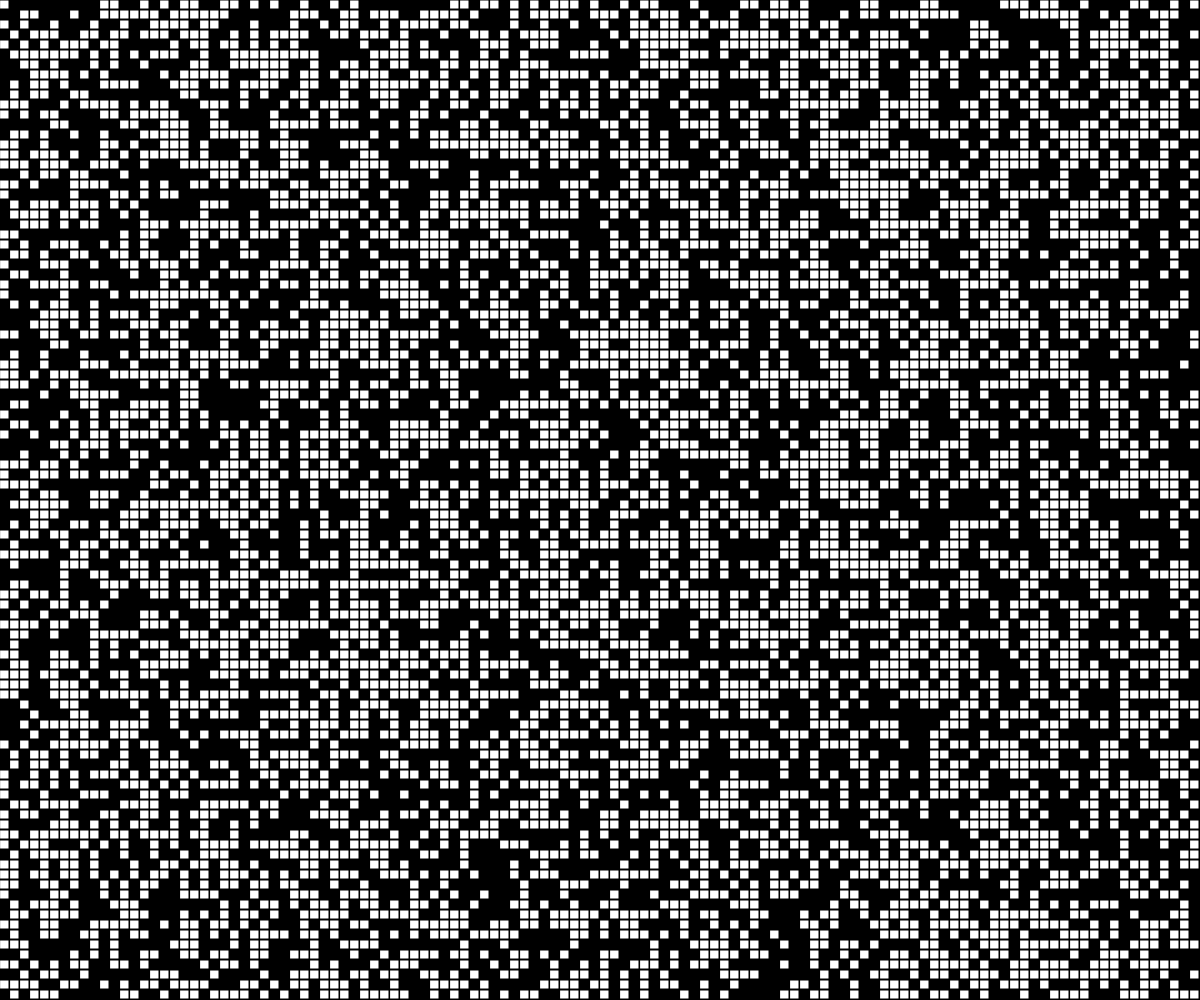
Frame 1 (no input)
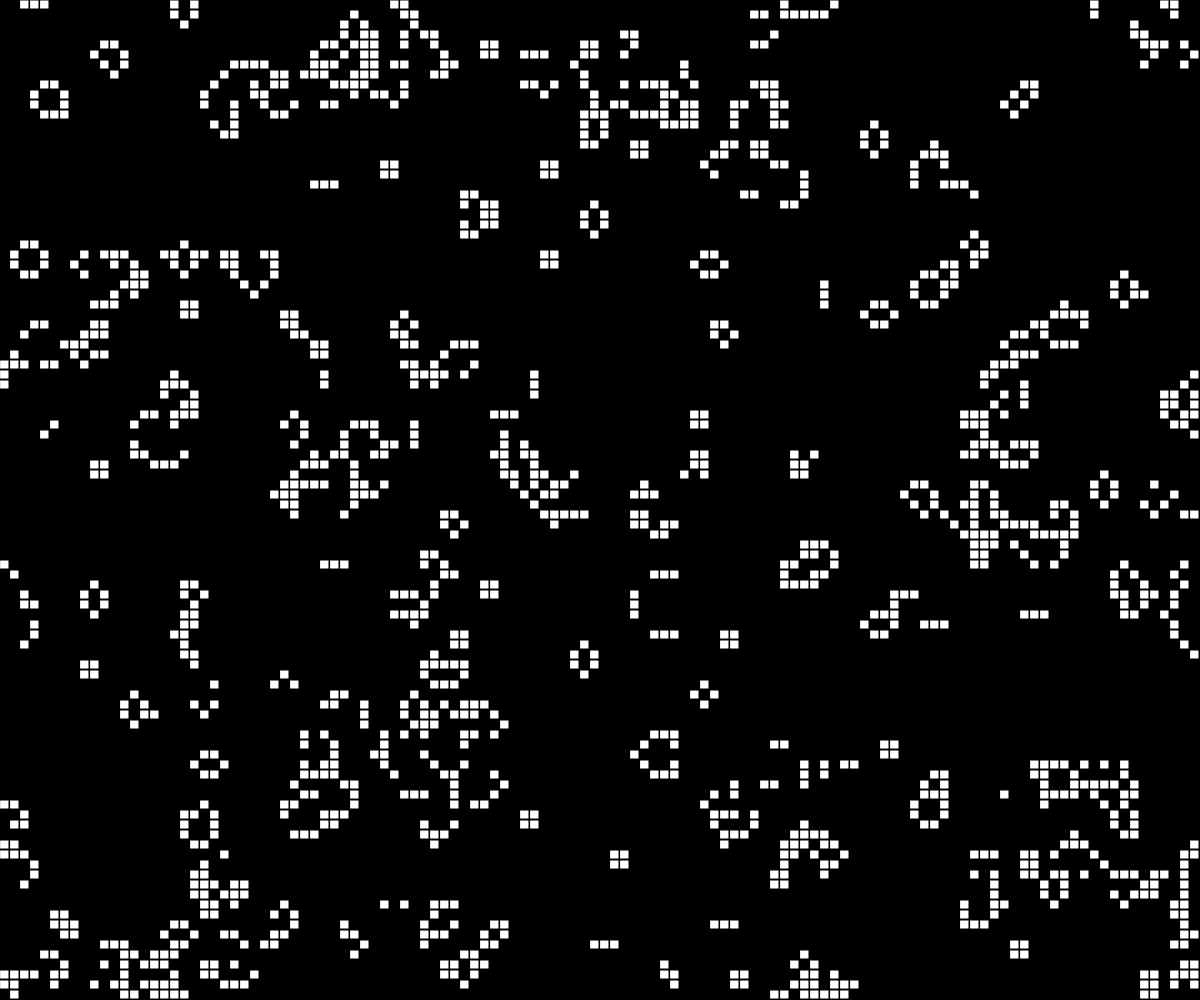
Frame 60 (no input)
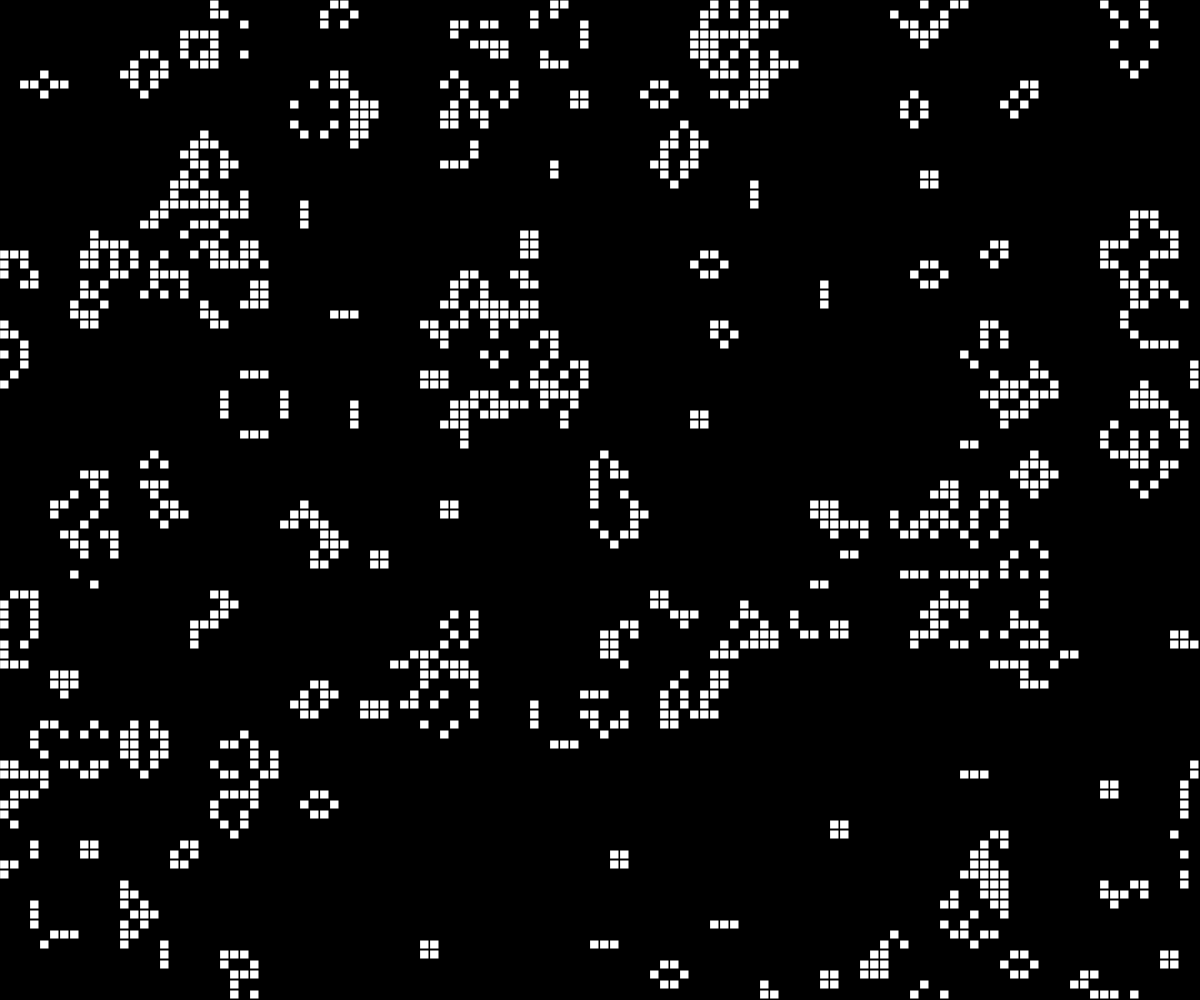
Frame 120 (the mouse pressed at the canvas centre since frame 60)

The p5.js sketch that drew these frames (run headless with seeded random() and noise() and a simulated clock; from frame 60 on, the mouse is pressed at the canvas centre):

// p5.js sketch
// ── sketch.js
function make2DArray(cols, rows) {
	let arr = new Array(cols);
	for (let i = 0; i < arr.length; i++) {
		arr[i] = new Array(rows);
	}
	return arr
}

let grid;
let cols;
let rows;
let resolution = 10;

function setup() {
	clientWidth = document.documentElement.clientWidth;
	clientHeight = document.documentElement.clientHeight;
	console.log(clientWidth, clientHeight)
	createCanvas(clientWidth, clientHeight)

	cols = int(width / resolution);
	rows = int(height / resolution);

	grid = make2DArray(cols, rows);
	for (let i = 0; i < cols; i++) {
		for (let j = 0; j < rows; j++) {
			grid[i][j] = floor(random(2));
		}
	}
}

function draw() {
	background(0);

	for (let i = 0; i < cols; i++) {
		for (let j = 0; j < rows; j++) {
			let x = i * resolution;
			let y = j * resolution;
			if (grid[i][j] == 1) {
				fill(255);
				stroke(0);
				rect(x, y, resolution - 1, resolution - 1);
			}
		}
	}

	let next = make2DArray(cols, rows);

	for (let i = 0; i < cols; i++) {
		for (let j = 0; j < rows; j++) {
			let state = grid[i][j];
			let sum = 0;
			let neighbors = countNeighbors(grid, i, j);

			if (state == 0 && neighbors == 3) {
				next[i][j] = 1;
			} else if (state == 1 && (neighbors < 2 || neighbors > 3)) {
				next[i][j] = 0;
			} else {
				next[i][j] = state;
			}
		}
	}

	grid = next;
}

function countNeighbors(grid, x, y) {
	let sum = 0;
	for (let i = -1; i < 2; i++) {
		for (let j = -1; j < 2; j++) {
			let col = (x + i + cols) % cols;
			let row = (y + j + rows) % rows;
			sum += grid[col][row];
		}
	}
	sum -= grid[x][y];
	return sum;
}
